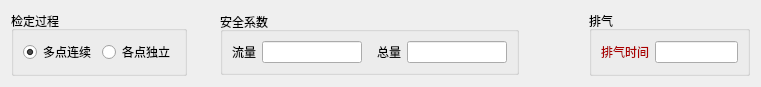
  <widget class="QWidget" name="layoutWidget">
   <property name="geometry">
    <rect>
     <x>9</x>
     <y>470</y>
     <width>761</width>
     <height>86</height>
    </rect>
   </property>
   <layout class="QHBoxLayout" name="horizontalLayout_4">
    <item>
     <widget class="Q3ButtonGroup" name="buttonGroup_6">
      <property name="title">
       <string>检定过程</string>
      </property>
      <layout class="QGridLayout" name="gridLayout">
       <item row="0" column="0">
        <widget class="QRadioButton" name="tBtn_continuous_true">
         <property name="text">
          <string>多点连续</string>
         </property>
         <property name="checked">
          <bool>true</bool>
         </property>
        </widget>
       </item>
       <item row="0" column="1">
        <widget class="QRadioButton" name="tBtn_continuous_false">
         <property name="text">
          <string>各点独立</string>
         </property>
        </widget>
       </item>
      </layout>
     </widget>
    </item>
    <item>
     <spacer name="horizontalSpacer_18">
      <property name="orientation">
       <enum>Qt::Horizontal</enum>
      </property>
      <property name="sizeType">
       <enum>QSizePolicy::Preferred</enum>
      </property>
      <property name="sizeHint" stdset="0">
       <size>
        <width>53</width>
        <height>20</height>
       </size>
      </property>
     </spacer>
    </item>
    <item>
     <widget class="QGroupBox" name="groupBox_4">
      <property name="sizePolicy">
       <sizepolicy hsizetype="Preferred" vsizetype="Fixed">
        <horstretch>0</horstretch>
        <verstretch>0</verstretch>
       </sizepolicy>
      </property>
      <property name="title">
       <string>安全系数</string>
      </property>
      <layout class="QGridLayout" name="gridLayout_2">
       <item row="0" column="0">
        <widget class="QLabel" name="label">
         <property name="text">
          <string>流量</string>
         </property>
        </widget>
       </item>
       <item row="0" column="1">
        <widget class="QLineEdit" name="lineEdit_sc_flow"/>
       </item>
       <item row="0" column="2">
        <spacer name="horizontalSpacer">
         <property name="orientation">
          <enum>Qt::Horizontal</enum>
         </property>
         <property name="sizeHint" stdset="0">
          <size>
           <width>18</width>
           <height>20</height>
          </size>
         </property>
        </spacer>
       </item>
       <item row="0" column="3">
        <widget class="QLabel" name="label_2">
         <property name="text">
          <string>总量</string>
         </property>
        </widget>
       </item>
       <item row="0" column="4">
        <widget class="QLineEdit" name="lineEdit_sc_thermal"/>
       </item>
      </layout>
     </widget>
    </item>
    <item>
     <spacer name="horizontalSpacer_19">
      <property name="orientation">
       <enum>Qt::Horizontal</enum>
      </property>
      <property name="sizeType">
       <enum>QSizePolicy::Preferred</enum>
      </property>
      <property name="sizeHint" stdset="0">
       <size>
        <width>90</width>
        <height>20</height>
       </size>
      </property>
     </spacer>
    </item>
    <item>
     <widget class="Q3ButtonGroup" name="buttonGroup_7">
      <property name="title">
       <string>排气</string>
      </property>
      <layout class="QGridLayout" name="gridLayout_11">
       <item row="0" column="0">
        <widget class="QLabel" name="label_19">
         <property name="palette">
          <palette>
           <active>
            <colorrole role="WindowText">
             <brush brushstyle="SolidPattern">
              <color alpha="255">
               <red>170</red>
               <green>0</green>
               <blue>0</blue>
              </color>
             </brush>
            </colorrole>
           </active>
           <inactive>
            <colorrole role="WindowText">
             <brush brushstyle="SolidPattern">
              <color alpha="255">
               <red>170</red>
               <green>0</green>
               <blue>0</blue>
              </color>
             </brush>
            </colorrole>
           </inactive>
           <disabled>
            <colorrole role="WindowText">
             <brush brushstyle="SolidPattern">
              <color alpha="255">
               <red>120</red>
               <green>120</green>
               <blue>120</blue>
              </color>
             </brush>
            </colorrole>
           </disabled>
          </palette>
         </property>
         <property name="text">
          <string>排气时间</string>
         </property>
        </widget>
       </item>
       <item row="0" column="1">
        <widget class="QLineEdit" name="lineEdit_exTime"/>
       </item>
      </layout>
     </widget>
    </item>
   </layout>
  </widget>
